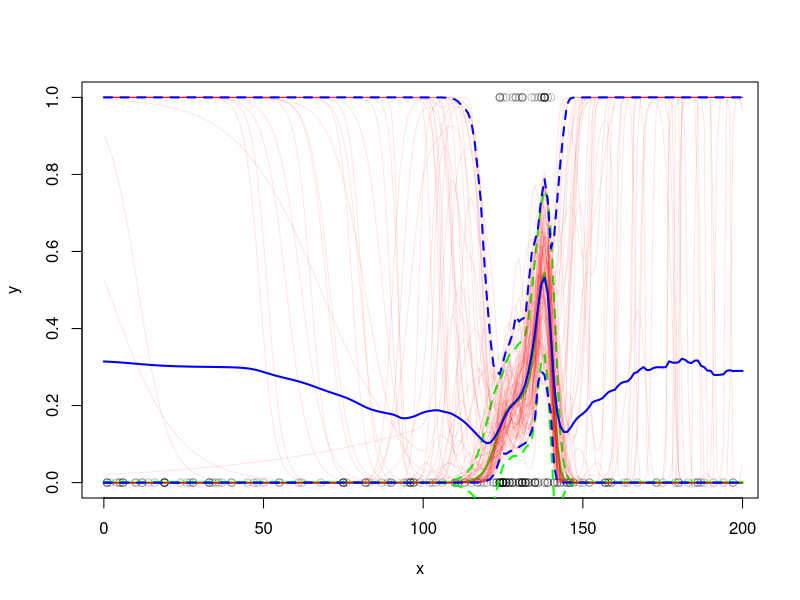

Here is the R script that generated this plot:
library(mgcv)

#Setophaga_tigrina
#2002
#619

#https://fromthebottomoftheheap.net/2014/06/16/simultaneous-confidence-intervals-for-derivatives/
#https://fromthebottomoftheheap.net/2011/06/12/additive-modelling-and-the-hadcrut3v-global-mean-temperature-series/

#response
y <- c(rep(0, 89), 1, 0, 1, 0, 0, 1, rep(0, 13), 1, 0, 0, 1, 
       rep(0, 10), 1, 0, 0, 1, 1, 0, 1, rep(0,4), 1, rep(0,3),  
       1, rep(0, 3), 1, rep(0, 10), 1, rep(0, 4), 1, 0, 1, 0, 0, 
       rep(1, 4), 0, rep(1, 5), rep(0, 4), 1, 1, rep(0, 46))

#predictor
x <- c(1, 1, 1, 2, 4, 5, 5, 6, 6, 6, 10, 10, 12, 12, 14, 16, 
       rep(19, 6), 24, 26, 27, 28, 28, rep(33, 3), 34, 35, 36, 
       37, 40, 40, 45, 47, 48, 50, 55, 55, 61, 62, 68, rep(75, 5), 
       76, rep(82, 3), 83, 87, 89, 90, 90, 94, 95, rep(96, 4), 
       rep(97, 3), 99, 102, 103, 104, 106, rep(110, 3), 111, 113, 
       113, 115, 117, 117, 118, 119, 120, 122, 122, 123, 123, 
       rep(124, 10), rep(125, 11), rep(126, 6), rep(127, 4), 
       rep(128, 5), rep(129, 3), rep(130, 5), rep(131, 10), 
       rep(132, 5), rep(133, 3), 134, 134, rep(135, 6), rep(136, 3),
       137, 137, rep(138, 9), rep(139, 4), 140, rep(141, 3), 142, 
       142, 143, 143, 144, rep(145, 3), rep(146, 3), 147, 147, 149,
       150, 152, 152, rep(157, 3), 158, 158, 159, 159, 163, 164, 
       167, 173, 173, 175, 179, 180, 180, 183, 185, 186, 186, 187, 
       188, 191, 194, 197, 197)


#fit model
fit <- mgcv::gam(y ~ s(x, bs = 'ad', k = 50),
                  method = 'REML',
                  select = TRUE,
                  family = binomial(link = "logit"))

#new data to predict at
x_pred <- data.frame(x = 0:200)

#predict
pp <- predict(fit, x_pred, type = 'response', se.fit = TRUE)

#extract Xp matrix
Xp <- predict(fit, x_pred, type = "lpmatrix")

#posterior realizations
n <- 100
br <- MASS::mvrnorm(n, coef(fit), fit$Vc)

#plot data
plot(x, y, col = rgb(0,0,0,0.25), ylim = c(0,1))
#plot model fit and 95% CI
lines(x_pred$x, pp$fit, col = 'green', lwd = 2)
lines(x_pred[,1], pp$fit - 1.97 * pp$se.fit, col = 'green', lwd = 2, lty = 2)
lines(x_pred[,1], pp$fit + 1.97 * pp$se.fit, col = 'green', lwd = 2, lty = 2)

#plot posterior realizations of model fit
for (i in 1:n)
{ 
#i <- 1
  fits <- Xp %*% br[i,]
  lines(x_pred$x, boot::inv.logit(fits), col = rgb(1,0,0,0.1))
}

#extract mean and 95% CI from posterior realizations
pm <- Xp %*% t(br)
xp_mn <- apply(boot::inv.logit(pm), 1, mean)
xp_LCI <- apply(boot::inv.logit(pm), 1, 
                function(x) quantile(x, probs = 0.025))
xp_UCI <- apply(boot::inv.logit(pm), 1, 
                function(x) quantile(x, probs = 0.975))

lines(x_pred$x, xp_mn, col = 'blue', lwd = 2)
lines(x_pred$x, xp_LCI, col = 'blue', lwd = 2, lty = 2)
lines(x_pred$x, xp_UCI, col = 'blue', lwd = 2, lty = 2)

